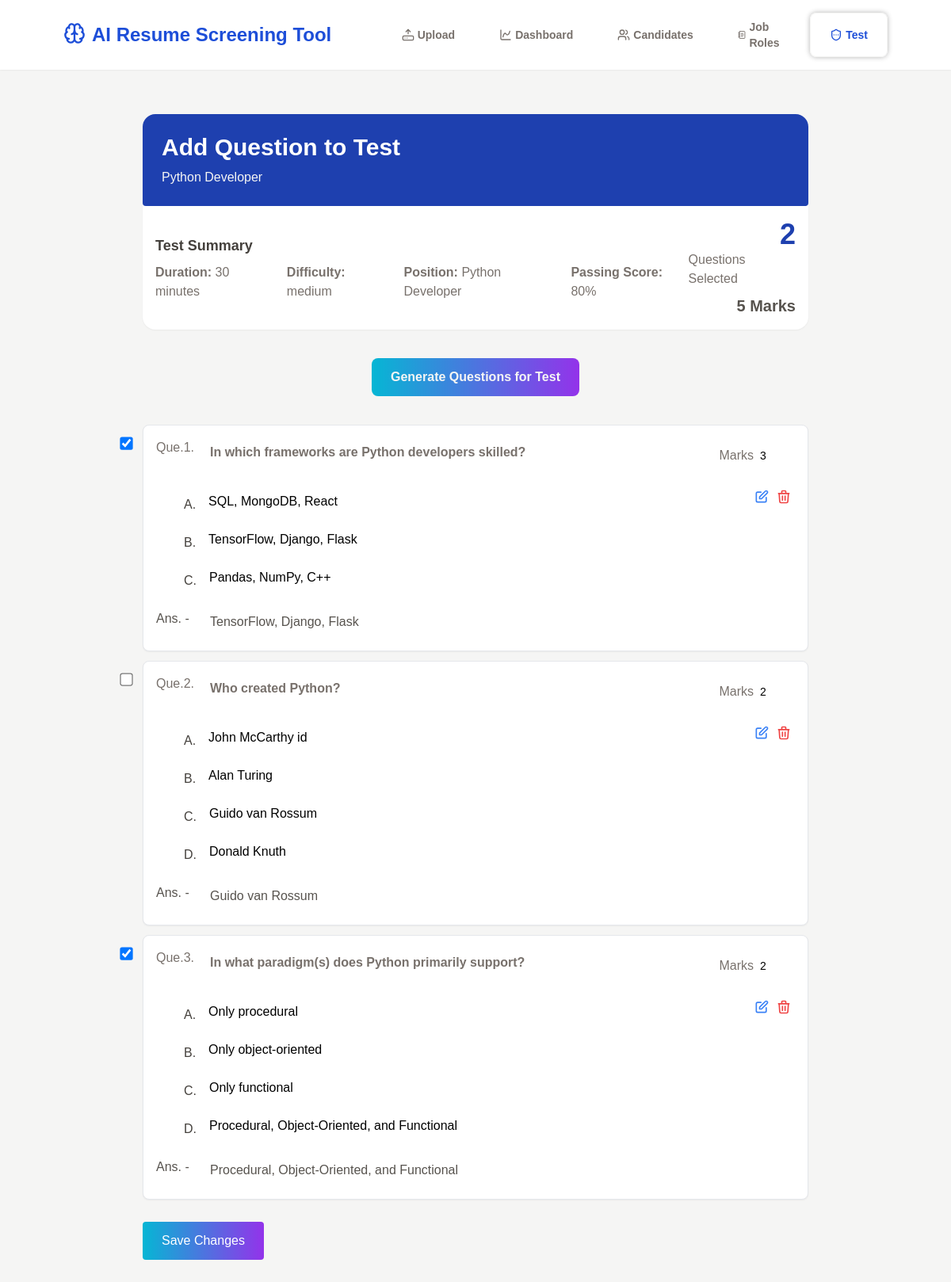
/test/manage_test/14, run on the app's committed database.
### organize_test/models.py (models this page shows, shortened)
class newTest(models.Model):
    DIFFICULTY_CHOICES = {
        ('easy', 'Easy'),
        ('medium', 'Medium'),
        ('hard', 'Hard'),
    }
    title = models.CharField(max_length=200)
    position = models.ForeignKey(Position, on_delete=models.SET_NULL, null=True, blank=True)
    description = models.TextField()
    difficulty = models.CharField(max_length=20, choices=DIFFICULTY_CHOICES)
    duration = models.IntegerField(help_text='Duration in minutes')
    passing_score = models.IntegerField(help_text='Passing score percentage')
    created_at = models.DateTimeField(auto_now_add=True)

class Position(models.Model):
    title = models.CharField(max_length=200)
    description = models.TextField(blank=True, null=True)
    def __str__(self):
        return self.title

class QuestionModel(models.Model):
    test = models.ForeignKey(newTest, on_delete=models.CASCADE, null=True, blank=True)
    question = models.TextField()
    options = models.JSONField(blank=True, null=True)  # for MCQ
    answer = models.TextField()
    is_selected = models.BooleanField(default=False)
    marks = models.IntegerField(default=2)
    created_at = models.DateTimeField(auto_now_add=True)

### organize_test/views.py (the view)
# urls.py: path('manage_test/<int:test_id>', views.manage_test, name='manage_test'),
def manage_test(request, test_id):
    test = newTest.objects.get(id=test_id)
    questions = QuestionModel.objects.filter(test=test)
    selected_ids = questions.filter(is_selected=True).values_list('id', flat=True)
    context = {
        'test': test,
        'questions': questions,
        'selected_ids': list(selected_ids),
    }
    return render(request, 'manage_test.html', context)

### organize_test/templates/manage_test.html (shortened to what this page needs)
{% extends "screening.html" %}
{% block content %}
<div class="bg-white rounded-2xl shadow-sm">
    <div class="flex flex-col gap-2 p-6 bg-blue-800 rounded-b rounded-2xl">
        <p class='text-white text-3xl font-semibold'>Add Question to Test</p>
        <p class='text-stone-100'>{{test.title}}</p>
    </div>
    <div class="flex justify-between py-4 px-4">
        <div class="flex flex-col justify-center gap-2">
            <p class='text-lg text-stone-700 font-semibold'>Test Summary</p>
            <div class='flex gap-4'>
                <p>
                    <span class='text-stone-500 font-semibold'>Duration: </span><span class='text-stone-500'>{{test.duration}} minutes</span>
                </p>
                <p>
                    <span class='text-stone-500 font-semibold'>Difficulty: </span><span class='text-stone-500'>{{test.difficulty}}</span>
                </p>
                <p>
                    <span class='text-stone-500 font-semibold'>Position: </span><span class='text-stone-500'>{{test.position}}</span>
                </p>
                <p>
                    <span class='text-stone-500 font-semibold'>Passing Score: </span><span class='text-stone-500'>{{test.passing_score}}%</span>
                </p>
            </div>
        </div>
        <div class="flex flex-col justify-center gap-2">
            <p class='flex flex-col items-end'>
                <span id="questionCount" class='text-4xl text-blue-800 font-semibold'>0</span>
                <span class='text-stone-500'>Questions Selected</span>
            </p>
            <p id="totalMarks" class='text-stone-600 text-xl text-end font-semibold'>0 Marks</p>
        </div>
    </div>
</div>
<button onclick="openOptions()" class='flex items-center gap-2 w-fit mx-auto my-9 px-6 py-3 text-stone-100 font-semibold bg-gradient-to-r from-cyan-500 to-purple-600 rounded-lg'>
    Generate Questions for Test
</button>
{% if questions %}
    {% for q in questions %}
    <div class="p-4 mb-3 border rounded-lg bg-white shadow-sm relative question-card" data-id="{{ q.id }}">
        <input type="checkbox" class="absolute -left-7 select-question scale-125"
        onchange="toggleQuestion(this, {{ q.id }})"
       {% if q.id in selected_ids %}checked{% endif %}>
        <div class="absolute top-6 right-1 flex items-center">
          <span class='text-stone-500'>Marks</span>
            <input type="number" value="{{ q.marks|default:2 }}"
                  class="marks-input w-16 text-sm border rounded px-2 py-1 marks-input border-0 bg-transparent pointer-events-none" oninput="updateSummary()" onchange="updateMarks(this, {{ q.id }})" readonly
                  min="1">
        </div>
        <div class="absolute top-20 right-5 flex gap-2">
            <button onclick="enableEdit(this)" class="text-blue-500 hover:text-blue-700 transition-colors">
                <svg class="w-5 h-5" fill="none" stroke="currentColor" viewBox="0 0 24 24">
                    <path stroke-linecap="round" stroke-linejoin="round" stroke-width="2" d="M11 5H6a2 2 0 00-2 2v11a2 2 0 002 2h11a2 2 0 002-2v-5m-1.414-9.414a2 2 0 112.828 2.828L11.828 15H9v-2.828l8.586-8.586z"/>
                </svg>
            </button>
            <button onclick="deleteQuestionDB({{ q.id }}, this)" class="text-red-500">
                <svg class="w-5 h-5" fill="none" stroke="currentColor" viewBox="0 0 24 24">
                    <path stroke-linecap="round" stroke-linejoin="round" stroke-width="2" d="M19 7l-.867 12.142A2 2 0 0116.138 21H7.862a2 2 0 01-1.995-1.858L5 7m5 4v6m4-6v6m1-10V4a1 1 0 00-1-1h-4a1 1 0 00-1 1v3M4 7h16"/>
                </svg>
            </button>
        </div>
        <div class="flex gap-3 text-stone-500">
            <span class='w-12'>Que.{{ forloop.counter }}.</span>
            <textarea readonly class="w-[85%] border font-semibold p-2 rounded mb-1 question-input border-0 bg-transparent pointer-events-none focus:outline-none resize-none leading-tight overflow-hidden">{{ q.question }}</textarea>
        </div>
        {% if q.options %}
        <div class="flex gap-3">
            <div class="w-6"></div>
            <div class="w-full">
                {% for opt in q.options %}
                <p class="flex items-center gap-2">
                    <span class='text-stone-700'>
                        {% if forloop.counter == 1 %}A.
                        {% elif forloop.counter == 2 %}B.
                        {% elif forloop.counter == 3 %}C.
                        {% elif forloop.counter == 4 %}D.
                        {% elif forloop.counter == 5 %}E.
                        {% endif %}
                    </span>
                    <input type="text" value="{{ opt }}"
                    readonly class="p-2 rounded w-[88%] mb-2 option-input border-0 bg-transparent pointer-events-none focus:outline-none" />
                </p>
                {% endfor %}
            </div>
        </div>
        {% endif %}
        <div class="flex gap-3 items-center">
            <span class='text-stone-600 w-12'>Ans. -</span>
            <input type="text" value="{{ q.answer }}"
            readonly class="p-2 text-stone-600 rounded w-[85%] mt-2 answer-input border-0 bg-transparent pointer-events-none focus:outline-none" />
        </div>
    </div>
    {% endfor %}
    <button onclick="updateQuestions()"
    class="bg-gradient-to-r from-cyan-500 to-purple-600 text-white px-6 py-3 rounded mt-4">
    Save Changes
    </button>
{% else %}
<div class="flex justify-center items-end h-[3vh] w-full">
  <p class='text-stone-400'>No Questions Set</p>
</div>
{% endif %}
{% endblock %}

### resume_screening/templates/screening.html (style rules this page uses)
body { font-family: Arial; margin: 50px auto; }

### data on the page
newTest: title "Python Developer", duration "30", difficulty "medium", position "Python Developer", passing_score "80"
QuestionModel: id "☑", marks "3", question "In which frameworks are Python developers skilled?", options "SQL, MongoDB, React" "TensorFlow, Django, Flask" "Pandas, NumPy, C++", answer "TensorFlow, Django, Flask"
QuestionModel: marks "2", question "Who created Python?", options "John McCarthy id" "Alan Turing" "Guido van Rossum" "Donald Knuth", answer "Guido van Rossum"
QuestionModel: id "☑", marks "2", question "In what paradigm(s) does Python primarily support?", options "Only procedural" "Only object-oriented" "Only functional" "Procedural, Object-Oriented, and Functional", answer "Procedural, Object-Oriented, and Functional"
